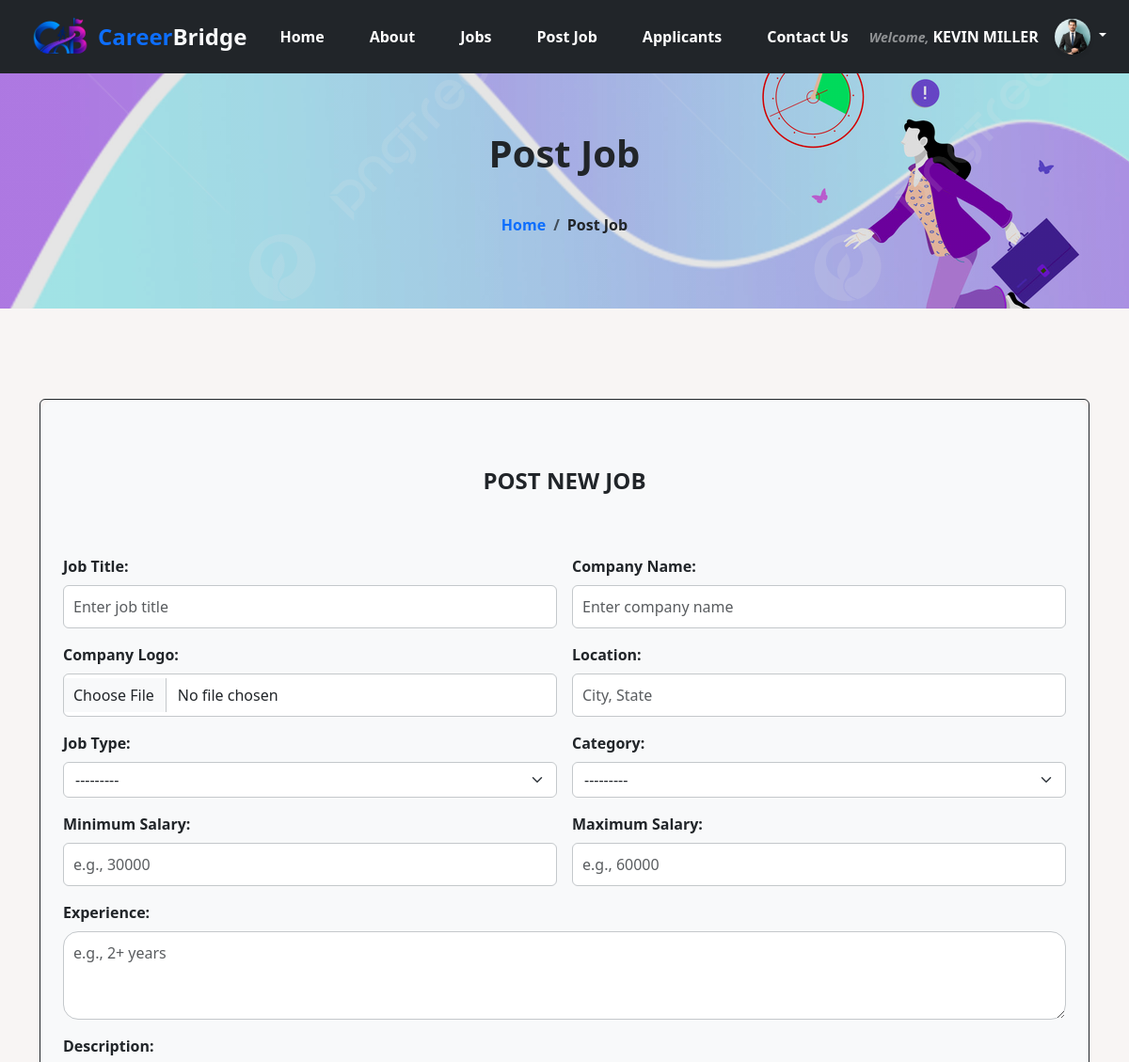
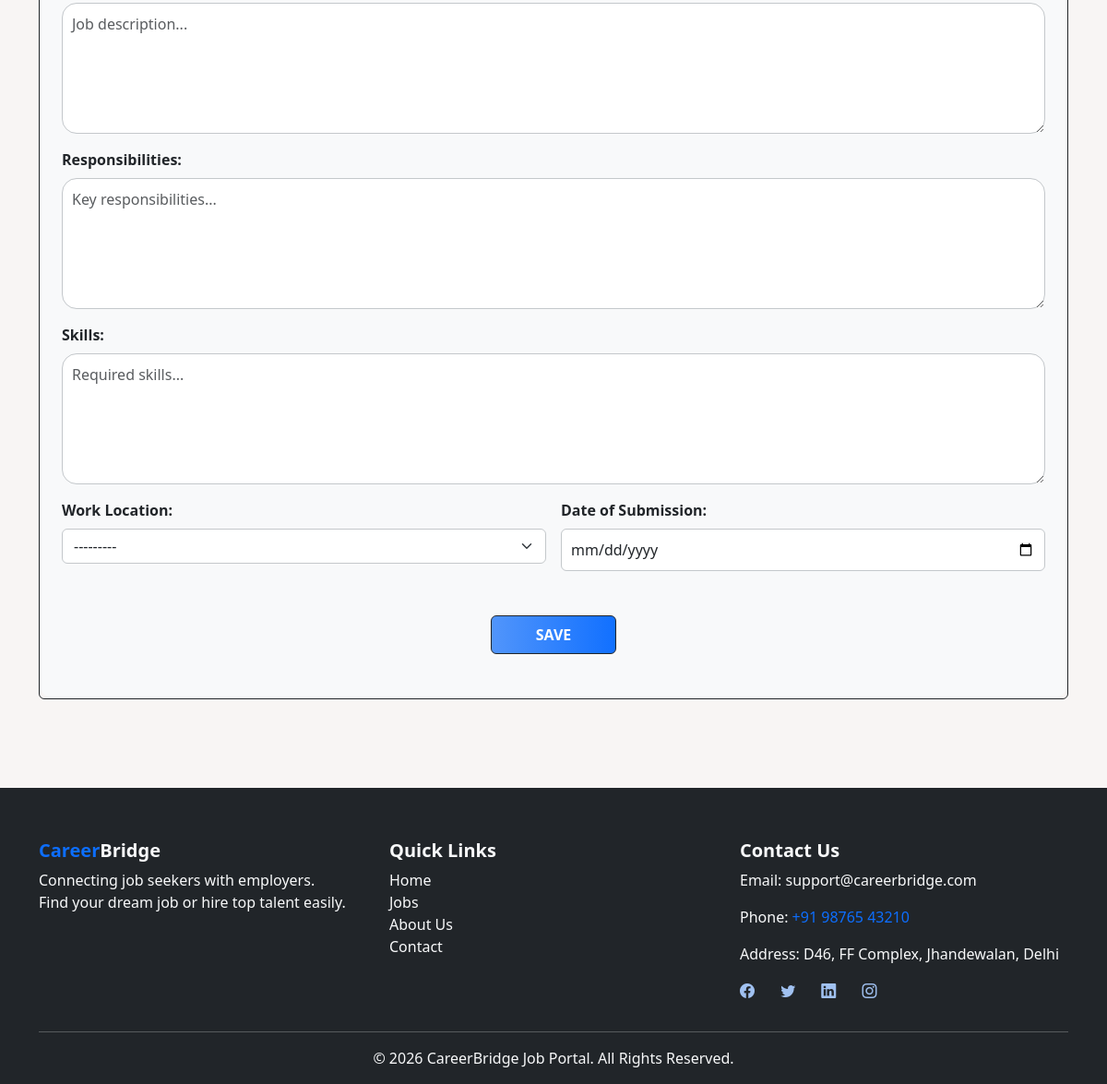
The app's page /post-job/ (signed in) with its own data (2 pictures, top to bottom).
### accounts/models.py (models this page shows, shortened)
class User(AbstractUser):
    role_choices = (
        (0, 'Admin'),
        (1, 'Job Seeker'),
        (2, 'Employer'),
    )
    role = models.IntegerField(default=0, choices=role_choices)

### profile_app/models.py (models this page shows, shortened)
class Employer(models.Model):
    user = models.OneToOneField(User, on_delete=models.CASCADE)
    full_name = models.CharField(max_length=50)
    profile_photo = models.ImageField(upload_to= 'employer_profile_photo/', null=True, blank=True)
    email = models.EmailField()
    phone = models.CharField(max_length=10)
    location = models.CharField(max_length=50)
    company_name = models.CharField(max_length=30)
    company_logo = models.ImageField(upload_to='employer_company_logos/', null=True, blank=True)
    about_company = models.TextField()
    company_website = models.URLField()
    company_type = models.CharField(max_length=50)

### job/views.py (the view)
# urls.py: path('post-job/', views.post_job, name='post_job'),
@login_required(login_url="/login")
def post_job(request):
    if request.method == 'POST':
        form = JobForm(request.POST, request.FILES)
        if form.is_valid():
            a = form.save(commit=False)
            a.employer = request.user
            a.save()
            messages.success(request, "Job added Successfully!")
            return redirect('manage_job')
    else:
        form = JobForm()
    return render(request, 'post_job.html', {'form': form})

### job/forms.py
class JobForm(forms.ModelForm):
    class Meta:
        model = Job
        exclude = ['job_logo','sub_category','created_at','updated_at','is_featured','employer']

### job/models.py (called while the page is built)
    def __str__(self):
        return self.title

### job/templates/post_job.html (shortened to what this page needs)
{% extends 'base.html' %}
{% load static %}
{% load widget_tweaks %}
{% block content %}
<div class="container-fluid d-flex align-items-center justify-content-center text-center text-dark page-bg">
    <div>
        <h3 class="mb-4 fw-bold fs-1">Post Job</h3>
        <nav aria-label="breadcrumb">
        <ol class="breadcrumb p-3 mb-0 justify-content-center bg-transparent">
            <li class="breadcrumb-item">
            <a href="/" class="text-decoration-none text-primary fw-bold">Home</a>
            </li>
            <li class="breadcrumb-item active text-dark fw-semibold" aria-current="page">
                Post Job
            </li>
        </ol>
        </nav>
  </div>
</div>
<div class="container my-5 py-5">
  <div class="border border-dark rounded">
    <form method="POST" enctype="multipart/form-data" class="p-4 bg-light rounded-4">
      <h4 class="my-5 text-center fw-bold">POST NEW JOB</h4>
      <div class="row g-3 mt-4">
        <div class="col-lg-6 col-md-12 col-12">
          <label class="form-label fw-semibold fw-semibold">Job Title:</label>
          {% render_field form.job_title class="form-control rounded border border-secondary-subtle" placeholder="Enter job title" %}
        </div>
        <div class="col-lg-6 col-md-12 col-12">
          <label class="form-label fw-semibold">Company Name:</label>
          {% render_field form.company_name class="form-control rounded border border-secondary-subtle" placeholder="Enter company name" %}
        </div>
        <div class="col-lg-6 col-md-6 col-12">
          <label class="form-label fw-semibold">Company Logo:</label>
          {% render_field form.company_logo class="form-control rounded border border-secondary-subtle" %}
        </div>
        <div class="col-lg-6 col-md-6 col-12">
          <label class="form-label fw-semibold">Location:</label>
          {% render_field form.location class="form-control rounded border border-secondary-subtle" placeholder="City, State" %}
        </div>
        <div class="col-lg-6 col-md-6 col-12">
          <label class="form-label fw-semibold">Job Type:</label>
          {% render_field form.job_type class="form-select rounded border border-secondary-subtle" %}
        </div>
        <div class="col-lg-6 col-md-6 col-12">
          <label class="form-label fw-semibold">Category:</label>
          {% render_field form.category class="form-select rounded border border-secondary-subtle" %}
        </div>
        <div class="col-lg-6 col-md-6 col-12">
          <label class="form-label fw-semibold">Minimum Salary:</label>
          {% render_field form.min_salary class="form-control rounded border border-secondary-subtle" placeholder="e.g., 30000" %}
        </div>
        <div class="col-lg-6 col-md-6 col-12">
          <label class="form-label fw-semibold">Maximum Salary:</label>
          {% render_field form.max_salary class="form-control rounded border border-secondary-subtle" placeholder="e.g., 60000" %}
        </div>
        <div class="col-lg-12 col-md-12">
          <label class="form-label fw-semibold">Experience:</label>
          {% render_field form.experience class="form-control rounded-4 border border-secondary-subtle" placeholder="e.g., 2+ years" rows="3" %}
        </div>
        <div class="col-lg-12 col-md-12">
          <label class="form-label fw-semibold">Description: </label>
          {% render_field form.description class="form-control rounded-4 border border-secondary-subtle" placeholder="Job description..." rows="5" %}
        </div>
        <div class="col-lg-12 col-md-12">
          <label class="form-label fw-semibold">Responsibilities: </label>
          {% render_field form.responsibilities class="form-control rounded-4 border border-secondary-subtle" placeholder="Key responsibilities..." rows="5" %}
        </div>
        <div class="col-lg-12 col-md-12">
          <label class="form-label fw-semibold">Skills: </label>
          {% render_field form.skills class="form-control rounded-4 border border-secondary-subtle" placeholder="Required skills..." rows="5" %}
        </div>
        <div class="col-lg-6 col-md-6 col-12">
          <label class="form-label fw-semibold">Work Location: </label>
          {% render_field form.work_location class="form-select rounded border border-secondary-subtle"  %}
        </div>
        <div class="col-lg-6 col-md-6 col-12">
          <label class="form-label fw-semibold">Date of Submission: </label>
          {% render_field form.deadline type="date" class="form-control rounded border border-secondary-subtle" placeholder="" %}
        </div>
      </div>
      <div class="text-center mt-4">
        <button type="submit" class="btn btn-secondary px-5 py-2 my-4 rounded border border-dark fw-bold">SAVE</button>
      </div>
    </form>
  </div>
</div>
{% endblock content %}

### core/templates/include/navbar.html (shortened to what this page needs)
{% load static %}
<nav class="navbar navbar-expand-lg navbar-dark bg-dark sticky-top py-1">
    <div class="container-fluid px-4">
        <a class="navbar-brand d-flex align-items-center fw-bold text-primary fs-4" href="{% url 'home' %}">
            <img src="{% static 'images/logo2.png' %}" alt="logo"  width="80" height="60" class="rounded-circle border-0 border-light ms-0">
            Career<span class="text-light">Bridge</span>
        </a>
        <div class="collapse navbar-collapse" id="navbarNav">
            <ul class="navbar-nav mx-auto fw-bold gap-3">
                <li class="nav-item">
                    <a class="nav-link px-3" href="{% url 'home' %}">Home</a>
                </li>
                <li class="nav-item">
                    <a class="nav-link px-3" href="{% url 'about' %}">About</a>
                </li>
                <li class="nav-item">
                    <a class="nav-link px-3" href="{% url 'jobs_list'%}">Jobs</a>
                </li>
                {% if request.user.is_authenticated %}
                    {% if request.user.role == 2 %}
                        <li class="nav-item"><a class="nav-link px-3" href="{% url 'post_job' %}">Post Job</a></li>
                        <li class="nav-item"><a class="nav-link px-3" href="{% url 'all_applicants' %}">Applicants</a></li>
                    {% elif request.user.role == 1 %}
                        <li class="nav-item"><a class="nav-link px-3" href="{% url 'my_application' %}">My Applications</a></li>
                    {% endif %}
                {% endif %}
                <li class="nav-item">
                    <a class="nav-link px-3" href="{% url 'contact' %}">Contact Us</a>
                </li>
            </ul>
            <ul class="navbar-nav ms-auto flex-row justify-content-center align-items-center gap-2 mt-3 mt-lg-0">
            {% if request.user.is_authenticated %}
            <li class="nav-item d-flex align-items-center me-2 text-white-50 text-decoration-none">
                <span class="small fst-italic fw-semibold me-1">Welcome,</span>
                {% if user.role == 1 %}
                    <span class="fw-bold text-uppercase text-white">{{ user.jobseeker.full_name }}</span>
                {% else %}
                    <span class="fw-bold text-uppercase text-white">{{ user.employer.full_name }}</span>
                {% endif %}
            </li>
            <li class="nav-item dropdown text-decoration-none">
                <a class="nav-link dropdown-toggle p-0" href="#" role="button" data-bs-toggle="dropdown" aria-expanded="false">
                {% if user.jobseeker.profile_photo %}
                    <img src="/media/{{ user.jobseeker.profile_photo }}" alt="profile" class="rounded-circle border border-secondary shadow-sm border-dark object-fit-cover" width="40" height="40">
                {% elif user.employer.profile_photo %}
                    <img src="/media/{{ user.employer.profile_photo }}" alt="profile" class="rounded-circle border border-secondary shadow-sm border-dark object-fit-cover" width="40" height="40">
                {% else %}
                    <img src="{% static 'images/default profile_photo.png' %}" alt="profile" class="rounded-circle border border-secondary shadow-sm border-dark" width="40" height="40">
                {% endif %}
                </a>
            </li>
            {% endif %}
            </ul>
        </div>
    </div>
</nav>

### core/static/css/style.css (style rules this page uses)
body { margin: 0; padding: 0; box-sizing: border-box; background-color: #f8f5f4; }
.nav-item .nav-link { color: white; }
.nav-item { transition: all 1s ease; }
.btn-secondary { background: linear-gradient(to right, #5195fb, #1170ff); border: none; color: #fff; transition: 0.3s; }
.form-control { border: 1px solid #c8cbca; padding: 10px; }
::placeholder { color: rgba(52, 48, 48, 0.8); font-size: 16px; }
.page-bg { background-image: linear-gradient(rgba(0, 0, 0, 0.1), rgba(0, 0, 0, 0.1)),url("../images/page-bg.jpg"); height: 250px; background-repeat: no-repeat; background-size: cover; background-position: center; }

### records on screen
User: employer.full_name "KEVIN MILLER", employer.profile_photo (picture)
